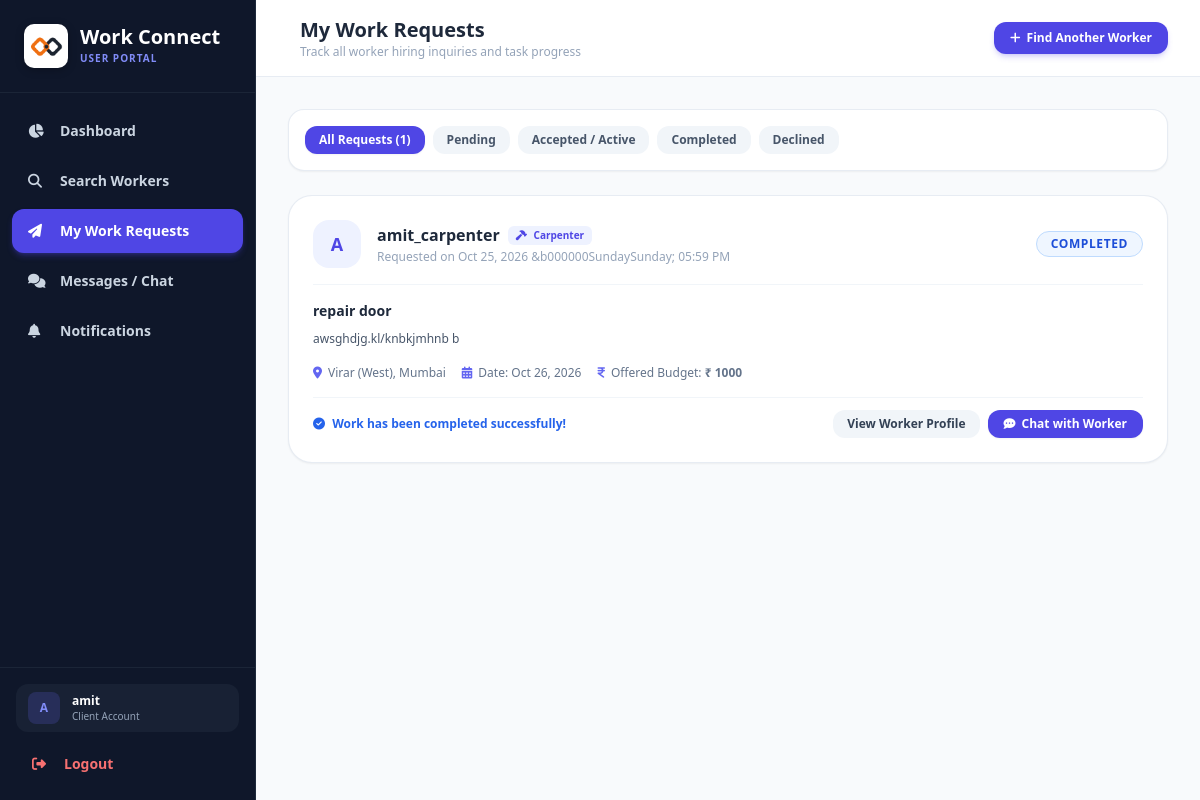
Page /user/requests.php (signed in) on the committed database.
### tables this page shows
CREATE TABLE `work_requests` (
  `id` int(11) NOT NULL AUTO_INCREMENT,
  `user_id` int(11) NOT NULL,
  `worker_id` int(11) NOT NULL,
  `category_id` int(11) DEFAULT NULL,
  `title` varchar(255) NOT NULL,
  `description` text NOT NULL,
  `location` varchar(255) NOT NULL,
  `work_date` date DEFAULT NULL,
  `budget` varchar(100) DEFAULT NULL,
  `status` enum('pending','accepted','rejected','completed') NOT NULL DEFAULT 'pending',
  `created_at` timestamp NOT NULL DEFAULT current_timestamp(),
  PRIMARY KEY (`id`),
  KEY `user_id` (`user_id`),
  KEY `worker_id` (`worker_id`),
  KEY `category_id` (`category_id`),
  CONSTRAINT `fk_req_category` FOREIGN KEY (`category_id`) REFERENCES `categories` (`id`) ON DELETE SET NULL,
  CONSTRAINT `fk_req_user` FOREIGN KEY (`user_id`) REFERENCES `users` (`id`) ON DELETE CASCADE,
  CONSTRAINT `fk_req_worker` FOREIGN KEY (`worker_id`) REFERENCES `users` (`id`) ON DELETE CASCADE
);

CREATE TABLE `users` (
  `id` int(11) NOT NULL AUTO_INCREMENT,
  `username` varchar(100) NOT NULL,
  `email` varchar(150) NOT NULL,
  `password` varchar(255) NOT NULL,
  `role_id` int(11) NOT NULL,
  `created_at` timestamp NOT NULL DEFAULT current_timestamp(),
  PRIMARY KEY (`id`),
  UNIQUE KEY `username` (`username`),
  UNIQUE KEY `email` (`email`),
  KEY `role_id` (`role_id`),
  CONSTRAINT `users_ibfk_1` FOREIGN KEY (`role_id`) REFERENCES `roles` (`id`)
);

CREATE TABLE `categories` (
  `id` int(11) NOT NULL AUTO_INCREMENT,
  `name` varchar(100) NOT NULL,
  `icon` varchar(50) NOT NULL DEFAULT 'fa-tools',
  `description` text DEFAULT NULL,
  `created_at` timestamp NOT NULL DEFAULT current_timestamp(),
  PRIMARY KEY (`id`),
  UNIQUE KEY `name` (`name`)
);

### user/requests.php (the view, shortened to what this page needs)
<?php
require_once '../includes/db_connect.php';
$user_id = $_SESSION['user_id'];
$status_filter = trim($_GET['status'] ?? '');
$query = "
    SELECT wr.*, u.username as worker_name, wp.phone as worker_phone, wp.skills, wp.daily_rate,
           c.name as category_name, c.icon as category_icon
    FROM work_requests wr
    JOIN users u ON wr.worker_id = u.id
    LEFT JOIN worker_profiles wp ON u.id = wp.user_id
    LEFT JOIN categories c ON wr.category_id = c.id
    WHERE wr.user_id = ?
";
$params = [$user_id];
$query .= " ORDER BY wr.created_at DESC";
$stmt = $pdo->prepare($query);
$stmt->execute($params);
$requests = $stmt->fetchAll();
?>
<!DOCTYPE html>
<html lang="en">
<head>
    <script src="https://cdn.tailwindcss.com"></script>
    <link rel="stylesheet" href="https://cdnjs.cloudflare.com/ajax/libs/font-awesome/6.5.1/css/all.min.css">
</head>
<body class="bg-slate-50 font-sans">
<div class="flex h-screen overflow-hidden">
    <?php include '../includes/user_sidebar.php'; ?>
    <div class="flex-1 flex flex-col overflow-y-auto">
        <header class="bg-white border-b border-slate-200/80 p-4 md:px-8 flex justify-between items-center sticky top-0 z-20">
            <div class="flex items-center space-x-3">
                <div>
                    <h2 class="text-lg md:text-xl font-bold text-slate-800">My Work Requests</h2>
                    <p class="text-xs text-slate-400">Track all worker hiring inquiries and task progress</p>
                </div>
            </div>
            <a href="search_workers.php" class="bg-indigo-600 hover:bg-indigo-700 text-white px-4 py-2 rounded-xl text-xs font-bold transition-all shadow-md shadow-indigo-600/20 flex items-center space-x-1.5">
                <i class="fas fa-plus"></i>
                <span>Find Another Worker</span>
            </a>
        </header>
        <div class="p-4 md:p-8 space-y-6 max-w-6xl mx-auto w-full">
            <div class="flex flex-wrap items-center justify-between gap-3 bg-white p-4 rounded-2xl border border-slate-200/80 shadow-sm">
                <div class="flex flex-wrap items-center gap-2">
                    <a href="requests.php" class="px-3.5 py-1.5 rounded-xl text-xs font-bold transition-all <?php echo empty($status_filter) ? 'bg-indigo-600 text-white shadow-sm' : 'bg-slate-100 text-slate-600 hover:bg-slate-200'; ?>">
                        All Requests (<?php echo count($requests); ?>)
                    </a>
                    <a href="requests.php?status=pending" class="px-3.5 py-1.5 rounded-xl text-xs font-bold transition-all <?php echo ($status_filter === 'pending') ? 'bg-amber-500 text-white shadow-sm' : 'bg-slate-100 text-slate-600 hover:bg-slate-200'; ?>">
                        Pending
                    </a>
                    <a href="requests.php?status=accepted" class="px-3.5 py-1.5 rounded-xl text-xs font-bold transition-all <?php echo ($status_filter === 'accepted') ? 'bg-emerald-600 text-white shadow-sm' : 'bg-slate-100 text-slate-600 hover:bg-slate-200'; ?>">
                        Accepted / Active
                    </a>
                    <a href="requests.php?status=completed" class="px-3.5 py-1.5 rounded-xl text-xs font-bold transition-all <?php echo ($status_filter === 'completed') ? 'bg-blue-600 text-white shadow-sm' : 'bg-slate-100 text-slate-600 hover:bg-slate-200'; ?>">
                        Completed
                    </a>
                    <a href="requests.php?status=rejected" class="px-3.5 py-1.5 rounded-xl text-xs font-bold transition-all <?php echo ($status_filter === 'rejected') ? 'bg-red-600 text-white shadow-sm' : 'bg-slate-100 text-slate-600 hover:bg-slate-200'; ?>">
                        Declined
                    </a>
                </div>
            </div>
            <div class="space-y-4">
                <?php if (empty($requests)): ?>
                    <div class="bg-white rounded-3xl border border-slate-200/80 p-12 text-center max-w-md mx-auto shadow-sm">
                        <div class="w-20 h-20 bg-indigo-50 text-indigo-500 rounded-full flex items-center justify-center text-3xl mx-auto mb-4">
                            <i class="fas fa-paper-plane"></i>
                        </div>
                        <h3 class="text-lg font-bold text-slate-800">No Work Requests</h3>
                        <p class="text-xs text-slate-500 mt-1">You haven't sent any work requests with this status filter.</p>
                        <a href="search_workers.php" class="inline-block mt-4 bg-indigo-600 text-white px-5 py-2 rounded-xl text-xs font-bold hover:bg-indigo-700 transition-colors">
                            Find a Worker to Hire
                        </a>
                    </div>
                <?php else: ?>
                    <?php foreach ($requests as $r): ?>
                        <div class="bg-white rounded-3xl border border-slate-200/80 p-6 shadow-sm hover:shadow-md transition-all">
                            <div class="flex flex-col md:flex-row md:items-center justify-between gap-4 pb-4 border-b border-slate-100">
                                <div class="flex items-center space-x-4">
                                    <div class="w-12 h-12 rounded-2xl bg-indigo-50 text-indigo-600 font-extrabold flex items-center justify-center text-lg">
                                        <?php echo strtoupper(substr($r['worker_name'], 0, 1)); ?>
                                    </div>
                                    <div>
                                        <div class="flex items-center space-x-2">
                                            <h3 class="font-bold text-slate-800 text-base"><?php echo htmlspecialchars($r['worker_name']); ?></h3>
                                            <span class="px-2 py-0.5 rounded-md text-[10px] font-bold bg-indigo-50 text-indigo-600">
                                                <i class="fas <?php echo htmlspecialchars($r['category_icon'] ?: 'fa-tools'); ?> mr-1"></i>
                                                <?php echo htmlspecialchars($r['category_name'] ?: 'Worker'); ?>
                                            </span>
                                        </div>
                                        <p class="text-xs text-slate-400 mt-0.5">Requested on <?php echo date('M d, Y &bull; h:i A', strtotime($r['created_at'])); ?></p>
                                    </div>
                                </div>
                                <div class="flex items-center space-x-3">
                                    <span class="px-3.5 py-1 rounded-full text-xs font-bold uppercase tracking-wider
                                        <?php
                                        if ($r['status'] === 'accepted') echo 'bg-emerald-50 text-emerald-700 border border-emerald-200';
                                        elseif ($r['status'] === 'completed') echo 'bg-blue-50 text-blue-700 border border-blue-200';
                                        elseif ($r['status'] === 'rejected') echo 'bg-red-50 text-red-700 border border-red-200';
                                        else echo 'bg-amber-50 text-amber-700 border border-amber-200';
                                        ?>">
                                        <?php echo htmlspecialchars($r['status']); ?>
                                    </span>
                                </div>
                            </div>
                            <div class="py-4 space-y-2">
                                <h4 class="text-sm font-bold text-slate-800"><?php echo htmlspecialchars($r['title']); ?></h4>
                                <p class="text-xs text-slate-600 leading-relaxed whitespace-pre-wrap"><?php echo htmlspecialchars($r['description']); ?></p>
                                <div class="flex flex-wrap items-center gap-4 text-xs text-slate-500 pt-2">
                                    <span><i class="fas fa-location-dot text-indigo-500 mr-1.5"></i><?php echo htmlspecialchars($r['location']); ?></span>
                                    <?php if(!empty($r['work_date'])): ?>
                                        <span><i class="fas fa-calendar-alt text-indigo-500 mr-1.5"></i>Date: <?php echo date('M d, Y', strtotime($r['work_date'])); ?></span>
                                    <?php endif; ?>
                                    <?php if(!empty($r['budget'])): ?>
                                        <span><i class="fas fa-indian-rupee-sign text-indigo-500 mr-1.5"></i>Offered Budget: <strong>₹ <?php echo htmlspecialchars($r['budget']); ?></strong></span>
                                    <?php endif; ?>
                                </div>
                            </div>
                            <div class="pt-3 border-t border-slate-100 flex flex-wrap items-center justify-between gap-3">
                                <div class="text-xs text-slate-400">
                                    <?php if ($r['status'] === 'pending'): ?>
                                        <span class="text-amber-600"><i class="fas fa-clock mr-1"></i> Awaiting worker's response</span>
                                    <?php elseif ($r['status'] === 'accepted'): ?>
                                        <span class="text-emerald-600 font-semibold"><i class="fas fa-check mr-1"></i> Worker accepted! You can now call or chat directly.</span>
                                    <?php elseif ($r['status'] === 'completed'): ?>
                                        <span class="text-blue-600 font-semibold"><i class="fas fa-circle-check mr-1"></i> Work has been completed successfully!</span>
                                    <?php else: ?>
                                        <span class="text-red-500"><i class="fas fa-circle-xmark mr-1"></i> Worker is unavailable for this request.</span>
                                    <?php endif; ?>
                                </div>
                                <div class="flex items-center space-x-2">
                                    <a href="worker_profile.php?id=<?php echo $r['worker_id']; ?>" class="bg-slate-100 hover:bg-slate-200 text-slate-700 px-3.5 py-1.5 rounded-xl text-xs font-bold transition-colors">
                                        View Worker Profile
                                    </a>
                                    <?php if ($r['status'] === 'accepted' || $r['status'] === 'completed'): ?>
                                        <a href="chat.php?worker_id=<?php echo $r['worker_id']; ?>" class="bg-indigo-600 hover:bg-indigo-700 text-white px-4 py-1.5 rounded-xl text-xs font-bold transition-all shadow-sm flex items-center space-x-1.5">
                                            <i class="fas fa-comment-dots"></i>
                                            <span>Chat with Worker</span>
                                        </a>
                                    <?php endif; ?>
                                </div>
                            </div>
                        </div>
                    <?php endforeach; ?>
                <?php endif; ?>
            </div>
        </div>
    </div>
</div>
</body>
</html>

### user/requests.php (style rules this page uses)
body { font-family: 'Outfit', sans-serif; }

### rows in the picture
work_requests: worker.username "A", worker.username "amit_carpenter", category.name "Carpenter", created_at "Oct 25, 2026 &b000000SundaySunday; 05:59 PM", status "COMPLETED", title "repair door", description "awsghdjg.kl/knbkjmhnb b", location "Virar (West), Mumbai", work_date "Oct 26, 2026", budget "1000", shows "Work has been completed successfully!"

### other values in the picture
substr($_SESSION['username'] ?? 'U', 0, 1) "A"
$_SESSION['username'] "amit"
count($requests) "1"
